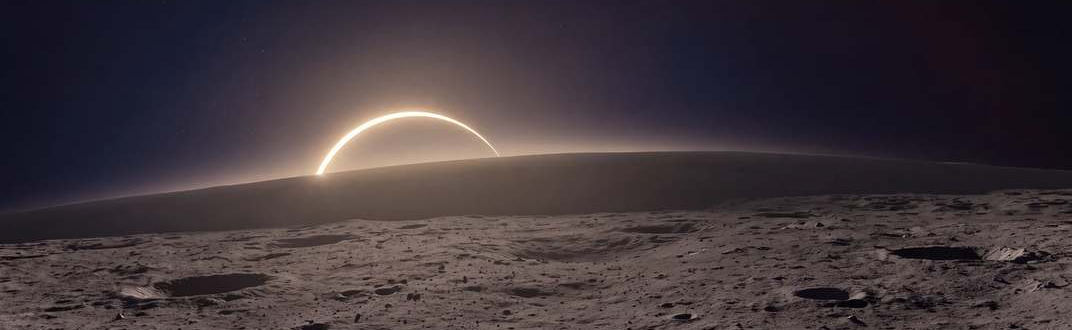
#> input picture emails/prototypes/assets/c-strip-light.jpg, 1072 x 330 px, given in place of moon-dawn-v2-light.jpg, which was not available
$ python make-assets.py
#> lines starting #> are read from the running program, lines starting #| are printed output that depends on the picture
# Builds the tryout pictures in assets/ from web/public/email/moon-dawn-v2-*.jpg.
# Run from emails/: python3 -I prototypes/make-assets.py
from pathlib import Path

from PIL import Image, ImageChops, ImageFilter, ImageStat

SRC = Path(__file__).resolve().parents[2] / "web/public/email"
OUT = Path(__file__).resolve().parent / "assets"
OUT.mkdir(exist_ok=True)
PAGE = {"night": (0x04, 0x05, 0x0F), "light": (0xF3, 0xF4, 0xFA)}


def load(field):
#> called with field = 'light'
    return Image.open(SRC / f"moon-dawn-v2-{field}.jpg").convert("RGB")
#> returned value is the input picture: PIL image 1072x330 RGB; mean R, G, B 65.6, 55.3, 60.1


def save(im, name, q=78):
    im.save(OUT / name, "JPEG", quality=q, optimize=True, progressive=True, subsampling=0)
    print(name, im.size, (OUT / name).stat().st_size, "bytes")


def mix(a, b, t):
    return tuple(round(x + (y - x) * t) for x, y in zip(a, b))


def taller_light():
    """A: 1:1 instead of 2:1, by extending the sky upward, so 100% auto covers the figure at
    phone width; the foot fades into the sky's own colour, the figure's fallback, so a figure
    taller than the picture (narrow phones) runs on seamlessly."""
    src = load("light")
    w, h = src.size
#> w = 1072; h = 330
    extra = w - h
#> extra = 742
    sky_tone = tuple(round(v) for v in ImageStat.Stat(src.crop((0, 0, w, 24))).mean)
#> sky_tone = (33, 27, 42)
    deep = tuple(round(v * 0.8) for v in sky_tone)
#> deep = (26, 22, 34)
    # Each column continues its own top colour, blurred so the extension has no seam or banding.
    top = src.crop((0, 0, w, 24)).resize((w, 1), Image.Resampling.BOX).resize((w, extra))
    top = top.filter(ImageFilter.GaussianBlur(12))
    grad = Image.linear_gradient("L").resize((w, extra))  # 0 at the top, 255 at the seam
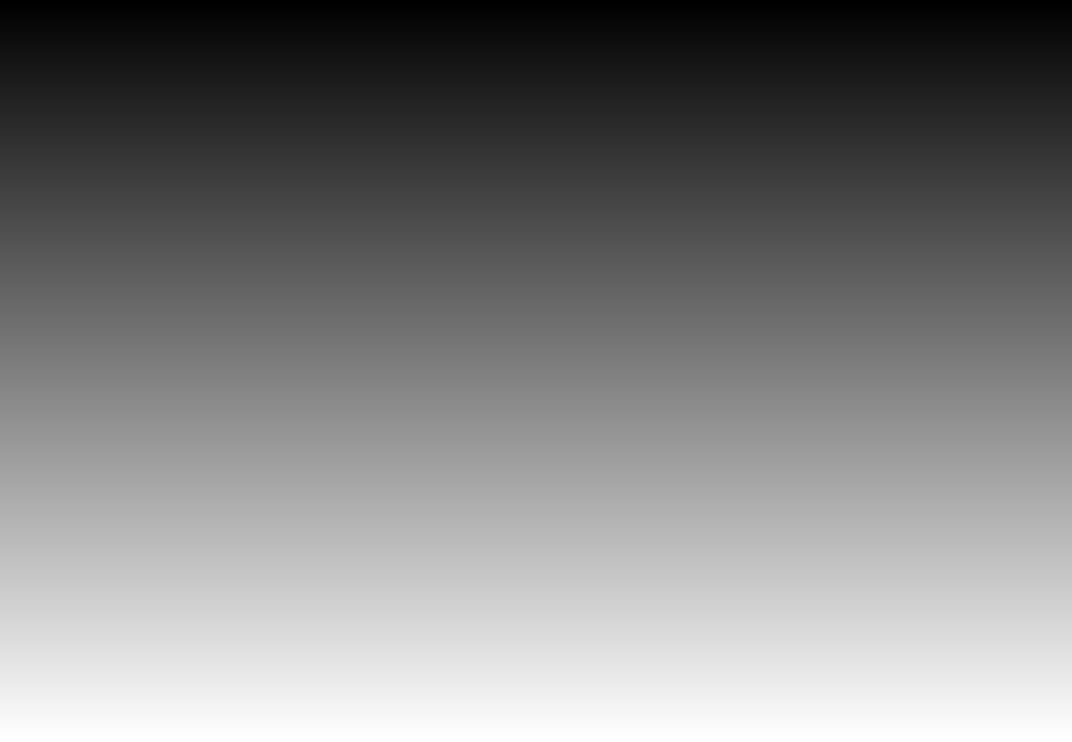
#> grad: PIL image 1072x742 L; min 0, max 255, mean 127.5
    sky = Image.composite(top, Image.new("RGB", (w, extra), deep), grad)
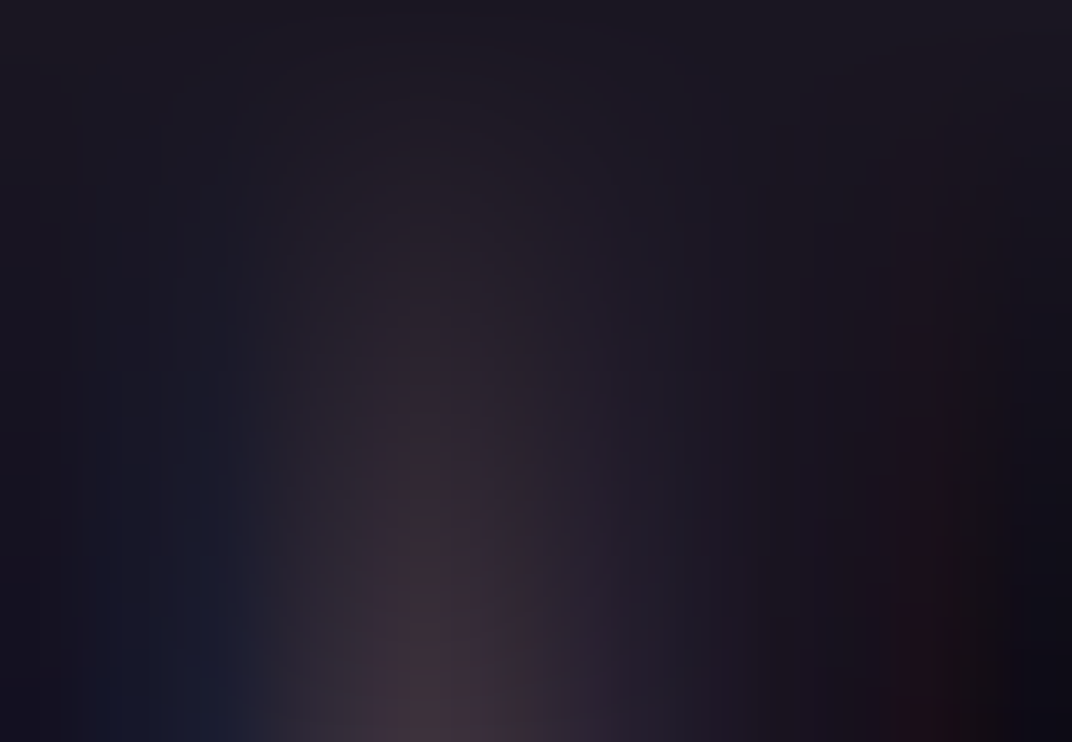
#> sky: PIL image 1072x742 RGB; mean R, G, B 29.6, 24.7, 37.8
    # Faint grain, like the photo's own, so JPEG does not band the smooth extension into blocks.
    grain = Image.effect_noise((w, extra), 4).convert("RGB")
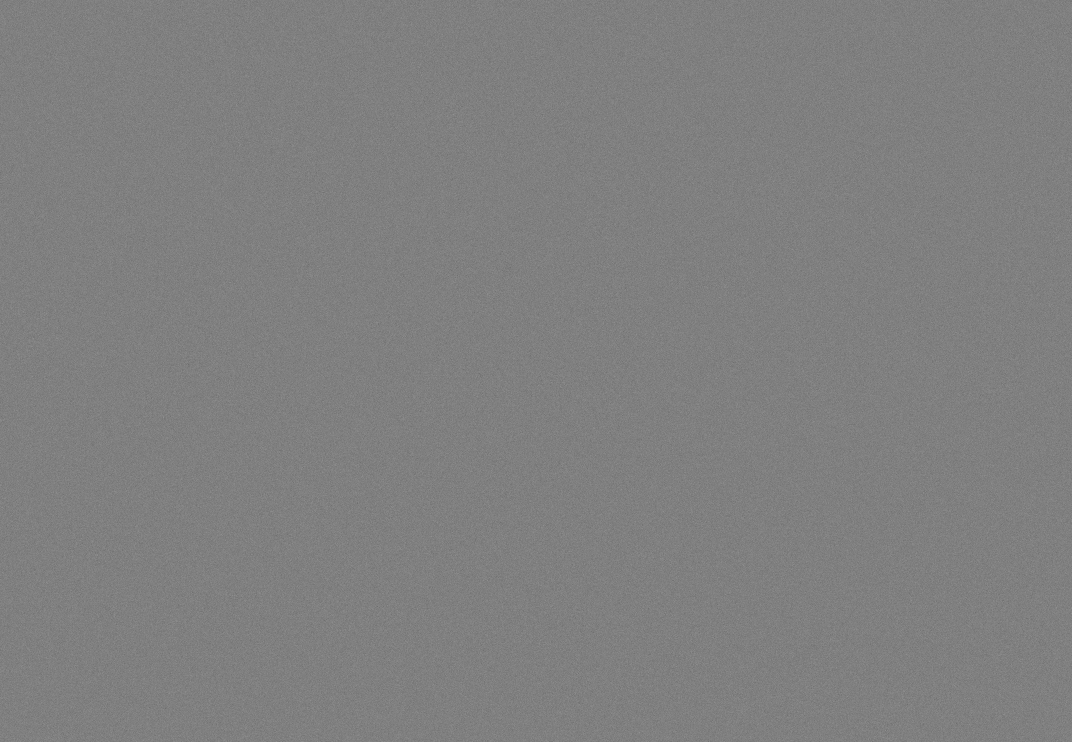
#> grain: PIL image 1072x742 RGB; min 109, max 146, mean 127.5
    sky = Image.blend(sky, ImageChops.add(sky, grain, 1.0, -128), 0.5)
    im = Image.new("RGB", (w, h + extra))
#> im: PIL image 1072x1072 RGB; every value is 0
    im.paste(sky, (0, 0))
    im.paste(src, (0, extra))
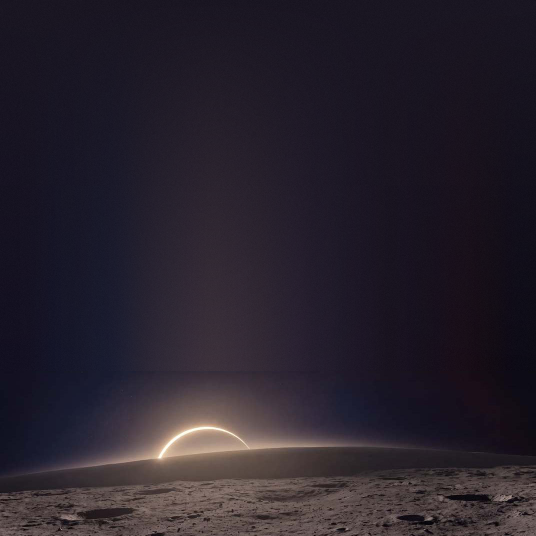
#> im: PIL image 1072x1072 RGB (shown at 1/2 size); mean R, G, B 40.3, 33.8, 44.3
    px = im.load()
    start = int(im.height * 0.84)
#> start = 900
    for y in range(start, im.height):
        t = ((y - start) / (im.height - 1 - start)) ** 1.2
        for x in range(w):
            px[x, y] = mix(px[x, y], deep, t)
#> this loop made 172 passes
#> t on passes 2 to 4: 0.00209, 0.0048, 0.00782
    save(im, "a-light-tall.jpg", 72)
#> in save, `im.save(OUT / name, "JPEG", quality=q, optimize=True, progressive=True..`:
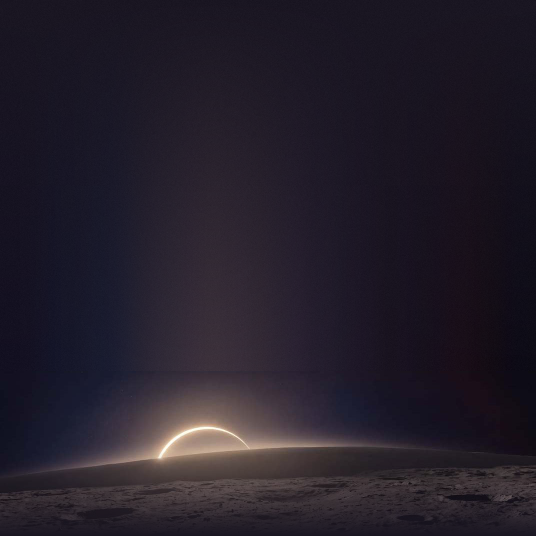
#> saved as a-light-tall.jpg: PIL image 1072x1072 RGB (shown at 1/2 size); mean R, G, B 36.3, 30.5, 42
#| a-light-tall.jpg (1072, 1072) 46744 bytes
    print("  fallback (sky, faded foot)", "#%02x%02x%02x" % deep)
#|   fallback (sky, faded foot) #1a1622


def strip(field):
    """C: a 3.25:1 strip around the dawn arc and the ridge (~100 px tall on a phone)."""
#> called with field = 'night'
    im = load(field).crop((0, 170, 1072, 500))
#> call 2 of load, with field = 'night'
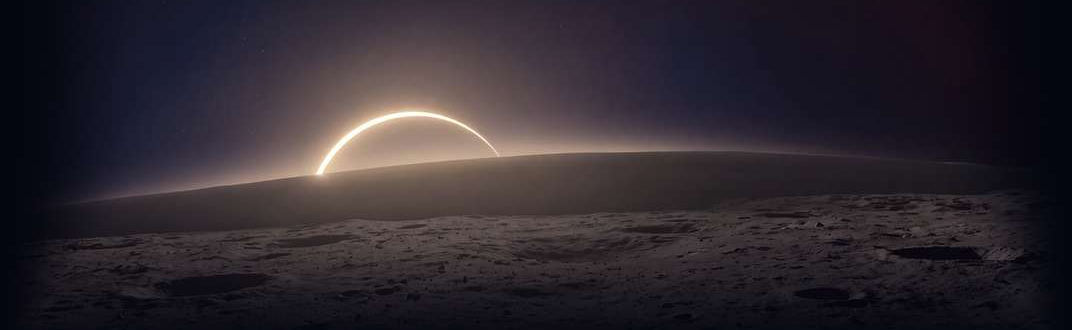
#> input picture emails/prototypes/assets/c-strip-night.jpg, 1072 x 330 px, given in place of moon-dawn-v2-night.jpg, which was not available
#> in load, returned value is the input picture: PIL image 1072x330 RGB; mean R, G, B 47.5, 40.7, 47.7
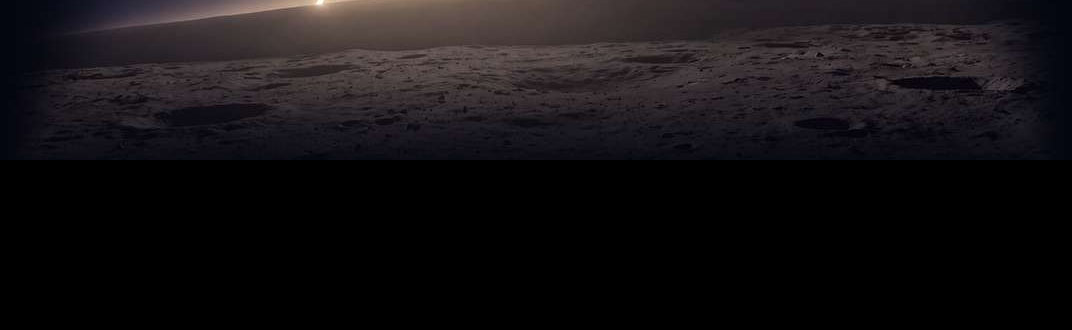
#> im: PIL image 1072x330 RGB; mean R, G, B 20.7, 17.7, 19.9
    save(im, f"c-strip-{field}.jpg")
#| c-strip-night.jpg (1072, 330) 27121 bytes


def fade(field):
    """E: the picture fades into the page colour at the bottom, so text can follow on the page."""
#> called with field = 'night'
    im = load(field)
    w, h = im.size
#> w = 1072; h = 330
    start = int(h * 0.62)
#> start = 204
    px = im.load()
    for y in range(start, h):
        t = ((y - start) / (h - 1 - start)) ** 1.4
        for x in range(w):
            px[x, y] = mix(px[x, y], PAGE[field], t)
    save(im, f"e-fade-{field}.jpg")


taller_light()
for f in ("night", "light"):
    strip(f)
#> (the run stopped early here; a loop or call above may not have finished)
